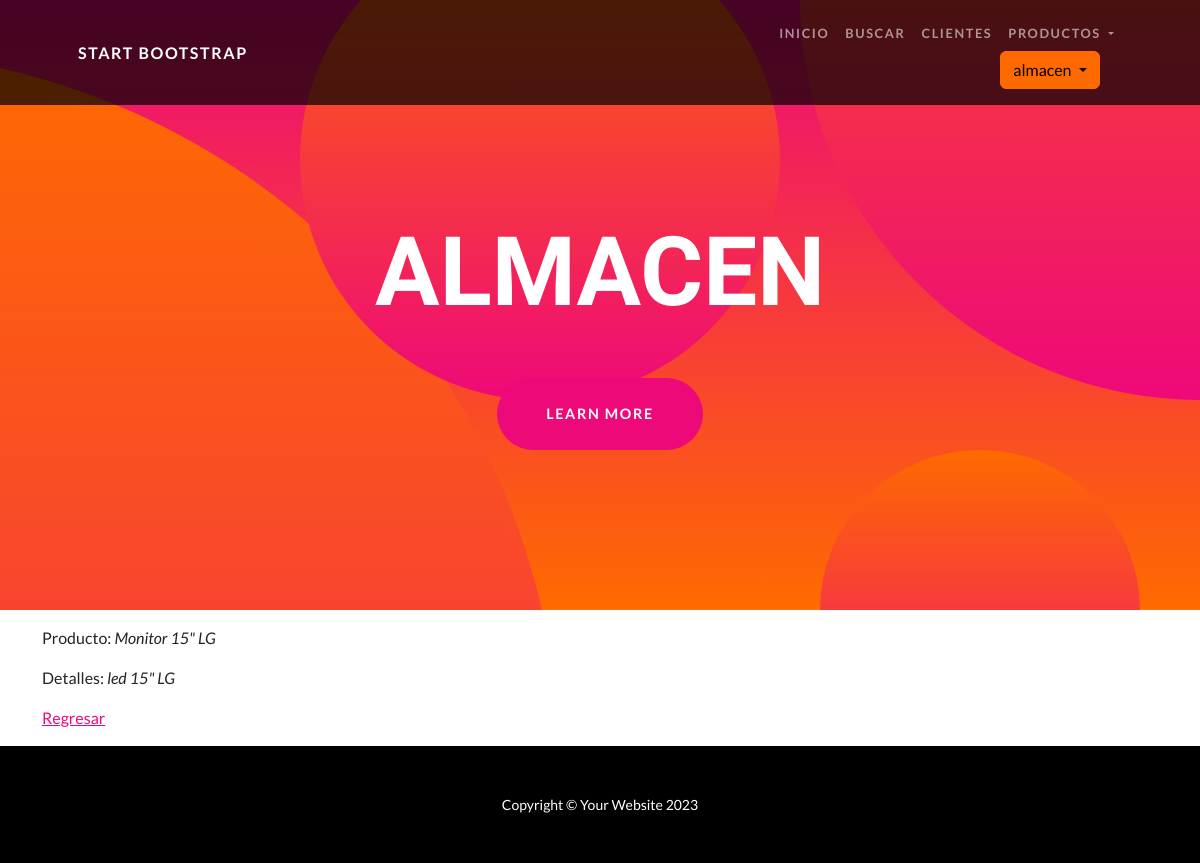
The app's page /producto-detail/2/ (signed in), older data.
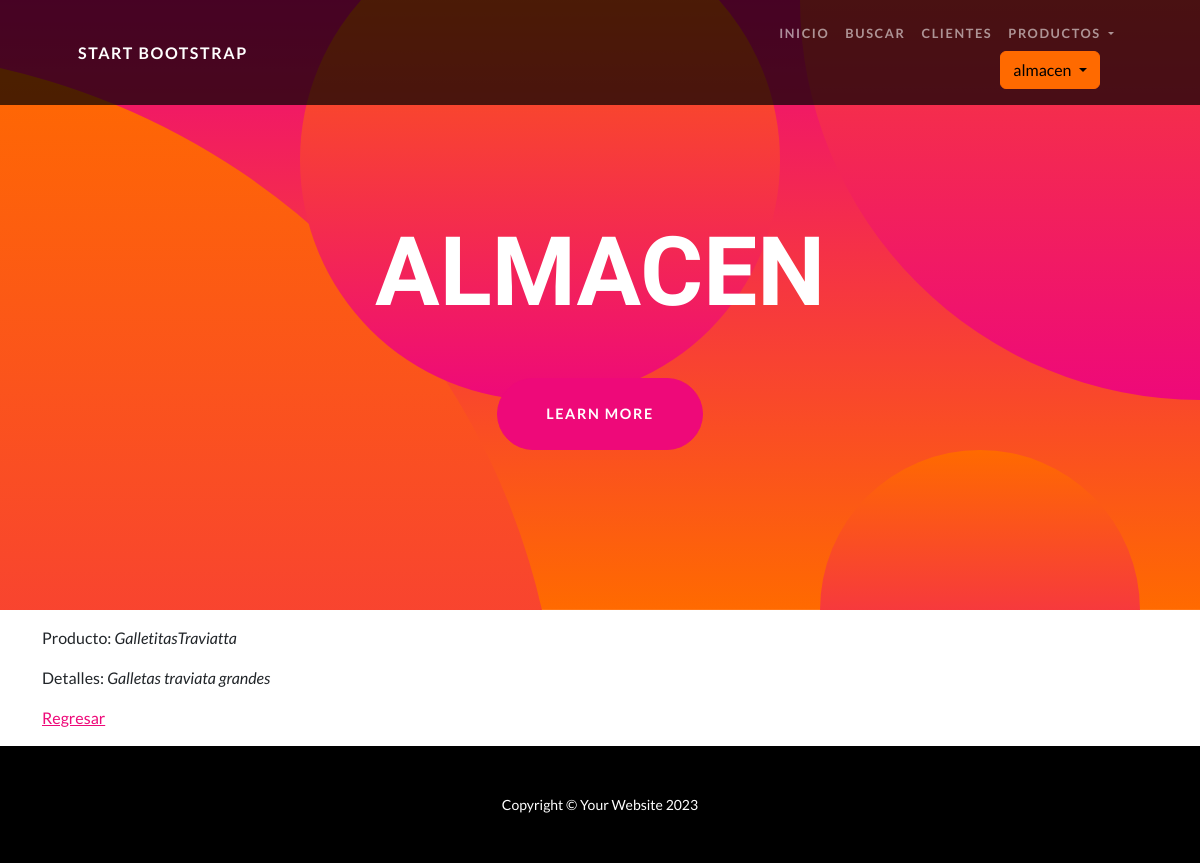
The same page, newer data.
### AppAlmacen/models.py (models this page shows, shortened)
class Producto(models.Model):
    nombre = models.CharField(max_length=100)
    descripcion = models.TextField()
    precio = models.DecimalField(max_digits=10, decimal_places=2)

### AppAlmacen/views.py (the view)
# urls.py: path('producto-detail/<int:pk>/', views.ProductoDetailView.as_view(), name='ProductoDetail'),
class ProductoDetailView(LoginRequiredMixin, DetailView):
    model = Producto
    template_name = "AppAlmacen/Vistas_Clases/producto_detail.html"

### AppAlmacen/context_processors.py (called while the page is built)
def custom_user(request):
    context = auth(request)
    user = context['user']
    if user.is_authenticated:
        imagen = Imagen.objects.filter(user=request.user.id)
        cant = len(imagen)
        if cant > 0:
            context['user_avatar'] = imagen[cant-1]
        else:
            context['user_avatar'] = ""
    return context

### AppAlmacen/templates/AppAlmacen/Vistas_Clases/producto_detail.html (shortened to what this page needs)
{% extends "AppAlmacen/padre.html" %}
{% load static %}
{% block contenidoquecambia %}
<p>Producto: <i>{{ producto.nombre }}</i></p>
<p>Detalles: <i>{{ producto.descripcion }}</i></p>
<p>
    <a href="{% url 'List' %}">Regresar</a>
</p>
{% endblock contenidoquecambia %}

Row changes from the older to the newer data that the page shows:
changed Producto: nombre "Monitor 15\" LG" → "GalletitasTraviatta"; descripcion "led 15\" LG" → "Galletas traviata grandes"
